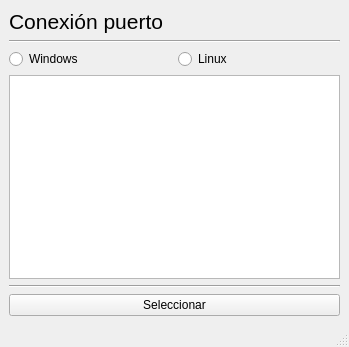
<?xml version="1.0" encoding="UTF-8"?>
<ui version="4.0">
 <class>MainWindow2</class>
 <widget class="QMainWindow" name="MainWindow2">
  <property name="geometry">
   <rect>
    <x>0</x>
    <y>0</y>
    <width>349</width>
    <height>347</height>
   </rect>
  </property>
  <property name="windowTitle">
   <string>MainWindow</string>
  </property>
  <widget class="QWidget" name="centralwidget">
   <layout class="QVBoxLayout" name="verticalLayout_2">
    <item>
     <layout class="QVBoxLayout" name="verticalLayout">
      <item>
       <widget class="QLabel" name="label">
        <property name="text">
         <string>&lt;html&gt;&lt;head/&gt;&lt;body&gt;&lt;p&gt;&lt;span style=&quot; font-size:16pt;&quot;&gt;Conexión puerto&lt;/span&gt;&lt;/p&gt;&lt;/body&gt;&lt;/html&gt;</string>
        </property>
       </widget>
      </item>
      <item>
       <widget class="Line" name="line">
        <property name="orientation">
         <enum>Qt::Horizontal</enum>
        </property>
       </widget>
      </item>
      <item>
       <layout class="QHBoxLayout" name="horizontalLayout">
        <item>
         <widget class="QRadioButton" name="Button_Windows">
          <property name="text">
           <string>Windows</string>
          </property>
         </widget>
        </item>
        <item>
         <widget class="QRadioButton" name="Button_Linux">
          <property name="text">
           <string>Linux</string>
          </property>
         </widget>
        </item>
       </layout>
      </item>
      <item>
       <widget class="QListWidget" name="Port_list"/>
      </item>
      <item>
       <widget class="Line" name="line_2">
        <property name="orientation">
         <enum>Qt::Horizontal</enum>
        </property>
       </widget>
      </item>
      <item>
       <widget class="QPushButton" name="Select_Port">
        <property name="text">
         <string>Seleccionar</string>
        </property>
       </widget>
      </item>
     </layout>
    </item>
   </layout>
  </widget>
  <widget class="QMenuBar" name="menubar">
   <property name="geometry">
    <rect>
     <x>0</x>
     <y>0</y>
     <width>349</width>
     <height>20</height>
    </rect>
   </property>
  </widget>
  <widget class="QStatusBar" name="statusbar"/>
 </widget>
 <resources/>
 <connections/>
</ui>
